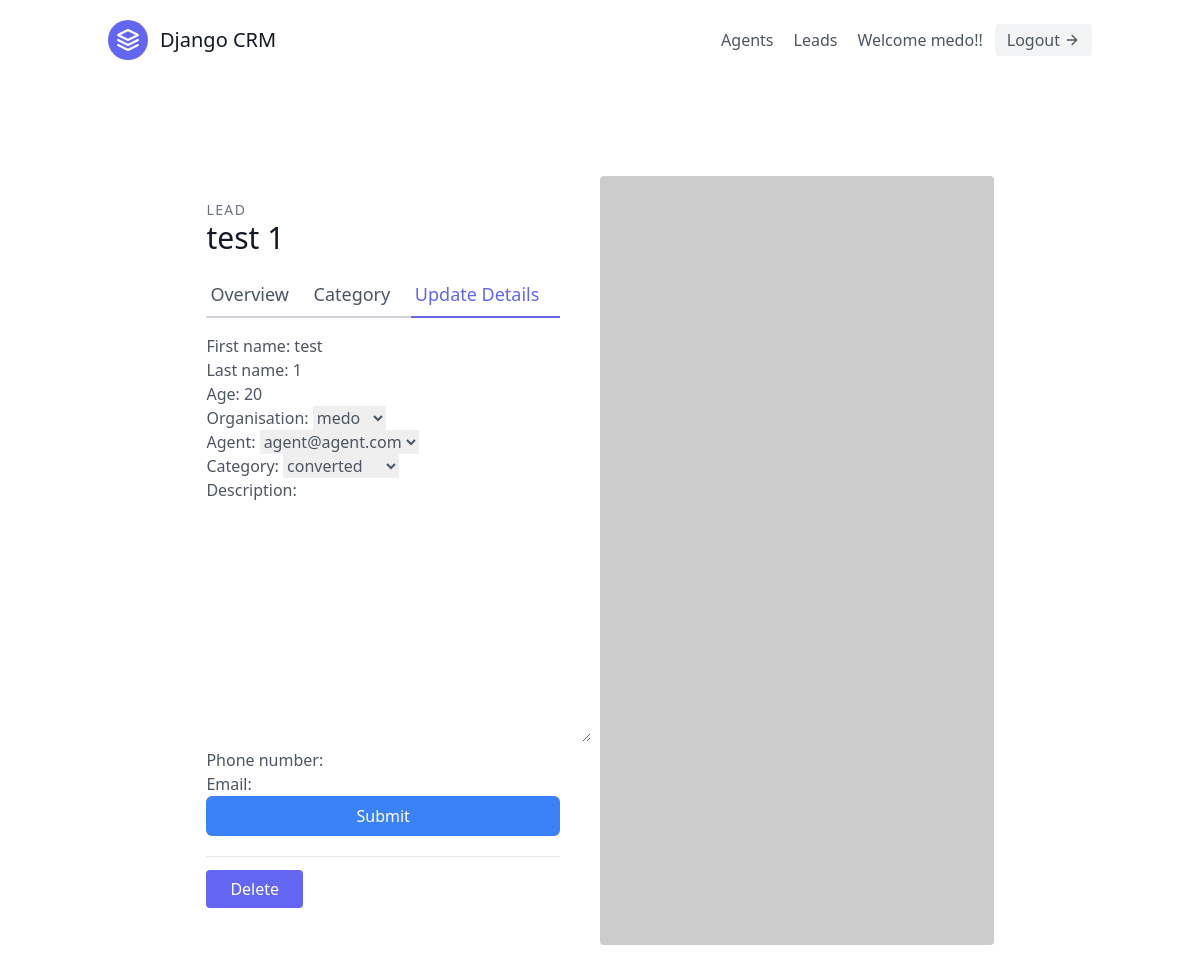
The app's page /base/4/update/ (signed in) with its own data.
### base/models.py (models this page shows, shortened)
class User(AbstractUser):
    is_organisor = models.BooleanField(default= True)
    is_agent = models.BooleanField(default=False)

class Lead(models.Model):
    first_name = models.CharField(max_length= 30)
    last_name = models.CharField(max_length= 30)
    age = models.IntegerField(default=0)
    organisation = models.ForeignKey(UserProfile, on_delete=models.CASCADE)
    agent = models.ForeignKey("Agent", null= True, blank= True, on_delete= models.SET_NULL)
    category = models.ForeignKey('Category', related_name='leads', null= True, blank= True, on_delete=models.SET_NULL)
    description = models.TextField()
    date_added = models.DateTimeField(auto_now_add= True)
    phone_number = models.CharField(max_length=15)
    email = models.EmailField()

### base/views.py (the view, shortened to what this page needs)
# urls.py: path('<int:pk>/update/', LeadUpdateView.as_view(), name='lead-update'),
class LeadUpdateView(OrganisorAndLoginRequiredMixin, UpdateView):
    form_class = LeadModelForm
    template_name = 'base/lead_update.html'
    def get_queryset(self):
        user = self.request.user
        return Lead.objects.filter(organisation = user.userprofile)

### base/forms.py
class LeadModelForm(forms.ModelForm):
    class Meta:
        model = Lead
        fields = '__all__'

### agents/mixins.py (called while the page is built)
    def dispatch(self, request, *args, **kwargs):
        if not request.user.is_authenticated or not request.user.is_organisor:
            return redirect('base:lead-list')
        return super().dispatch(request, *args, **kwargs)

### base/models.py (called while the page is built)
    def __str__(self) -> str:
        return self.user.username

    def __str__(self) -> str:
        return self.user.email

    def __str__(self) -> str:
        return self.name

### base/templates/base/lead_update.html (shortened to what this page needs)
{% extends 'base.html' %}
{% load tailwind_filters %}
{% block content %}
<section class="text-gray-600 body-font overflow-hidden">
    <div class="container px-5 py-24 mx-auto">
      <div class="lg:w-4/5 mx-auto flex flex-wrap">
        <div class="lg:w-1/2 w-full lg:pr-10 lg:py-6 mb-6 lg:mb-0">
          <h2 class="text-sm title-font text-gray-500 tracking-widest">LEAD</h2>
          <h1 class="text-gray-900 text-3xl title-font font-medium mb-4">{{ lead.first_name }} {{ lead.last_name }}</h1>
          <div class="flex mb-4">
            <a href="{% url 'base:lead-detail' lead.pk %}" class="flex-grow border-b-2 border-gray-300 py-2 text-lg px-1">
                Overview
            </a>
            <a href="{% url 'base:lead-category-update' lead.pk %}" class="flex-grow border-b-2 border-gray-300 py-2 text-lg px-1">
                Category
            </a>
            <a href="{% url 'base:lead-update' lead.pk %}" class="flex-grow text-indigo-500 border-b-2 border-indigo-500 py-2 text-lg px-1">
                Update Details
            </a>
          </div>
          <form method="POST">
            {{ form|crispy }}
            <button type="submit" class="text-white w-full bg-blue-500 hover:bg-blue-600 px-3 py-2 rounded-md">Submit</button>
        </form>
        <div class="py-5 border-t border-gray-200 mt-5">
          <a href="{% url 'base:lead-delete' lead.pk  %}" class="w-1/2 mt-3 text-white bg-indigo-500 border-0 py-2 px-6 focus:outline-none hover:bg-indigo-600 rounded">
            Delete
          </a>
        </div>
        </div>
        <img alt="ecommerce" class="lg:w-1/2 w-full lg:h-auto h-64 object-cover object-center rounded" src="https://dummyimage.com/400x400">
      </div>
    </div>
  </section>
{% endblock %}

### templates/navbar.html (shortened to what this page needs)
<header class="text-gray-600 body-font">
    <div class="container mx-auto flex flex-wrap p-5 flex-col md:flex-row items-center">
      <a class="flex title-font font-medium items-center text-gray-900 mb-4 md:mb-0">
        <svg xmlns="http://www.w3.org/2000/svg" fill="none" stroke="currentColor" stroke-linecap="round" stroke-linejoin="round" stroke-width="2" class="w-10 h-10 text-white p-2 bg-indigo-500 rounded-full" viewBox="0 0 24 24">
          <path d="M12 2L2 7l10 5 10-5-10-5zM2 17l10 5 10-5M2 12l10 5 10-5"></path>
        </svg>
        <span class="ml-3 text-xl">Django CRM</span>
      </a>
      <nav class="md:ml-auto flex flex-wrap items-center text-base justify-center">
        {% if not request.user.is_authenticated %}
        <a href="{% url 'signup' %}" class="mr-5 hover:text-gray-900">Sign Up</a>
        {% else %}
          {% if request.user.is_organisor %}
          <a href="{% url 'agents:agent-list' %}" class="mr-5 hover:text-gray-900">Agents</a>
          {% endif %}
          <a href="{% url 'base:lead-list' %}" class="mr-5 hover:text-gray-900">Leads</a>
        {% endif %}
      </nav>
      {% if request.user.is_authenticated %}
        Welcome {{ request.user.username }}!!
        <a href="{% url 'logout' %}"  class="ml-3 inline-flex items-center bg-gray-100 border-0 py-1 px-3 focus:outline-none hover:bg-gray-200 rounded text-base mt-4 md:mt-0">
          Logout
          <svg fill="none" stroke="currentColor" stroke-linecap="round" stroke-linejoin="round" stroke-width="2" class="w-4 h-4 ml-1" viewBox="0 0 24 24">
            <path d="M5 12h14M12 5l7 7-7 7"></path>
          </svg>
        </a>
      {% endif %}
    </div>
  </header>

### records on screen
User: user.username "medo"
Lead: first_name "test", last_name "1", age "20", organisation "medo", agent "agent@agent.com", category "converted"
